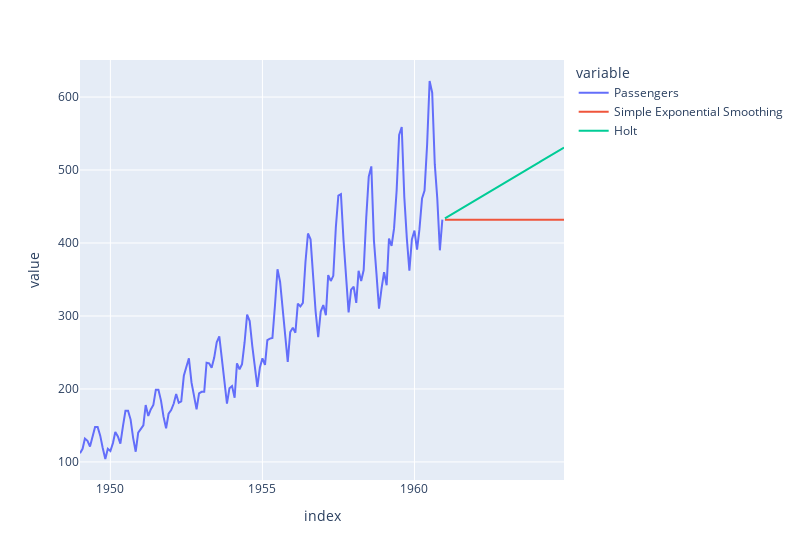

The notebook cell saved with this chart:
### Markdown cell above
### Holt's Exponential Smoothing

### Code cell
def holt_forecast(data, horizon): 
    model = ExponentialSmoothing(data, trend='add')
    model_fit = model.fit()
    forecast = model_fit.forecast(steps=horizon)
    return forecast

df_forecast_exponential['Holt'] = holt_forecast(data, horizon)

pd.concat([df_passengers, df_forecast_exponential]).plot(width=800)

### Figure 1 — Plotly figure (JSON) as saved in the notebook; plotly's stock layout.template omitted (floating-point values rounded to 4 significant figures; data arrays with more than 128 entries replaced by an {"elided": "..."} marker saying what was removed)
{"data": [{"hovertemplate": "variable=Passengers<br>index=%{x}<br>value=%{y}<extra></extra>", "legendgroup": "Passengers", "line": {"color": "#636efa", "dash": "solid"}, "marker": {"symbol": "circle"}, "mode": "lines", "name": "Passengers", "orientation": "v", "showlegend": true, "type": "scatter", "x": {"elided": "192 str values"}, "xaxis": "x", "y": {"elided": "192 int values"}, "yaxis": "y"}, {"hovertemplate": "variable=Simple Exponential Smoothing<br>index=%{x}<br>value=%{y}<extra></extra>", "legendgroup": "Simple Exponential Smoothing", "line": {"color": "#EF553B", "dash": "solid"}, "marker": {"symbol": "circle"}, "mode": "lines", "name": "Simple Exponential Smoothing", "orientation": "v", "showlegend": true, "type": "scatter", "x": {"elided": "192 str values"}, "xaxis": "x", "y": {"elided": "192 float values"}, "yaxis": "y"}, {"hovertemplate": "variable=Holt<br>index=%{x}<br>value=%{y}<extra></extra>", "legendgroup": "Holt", "line": {"color": "#00cc96", "dash": "solid"}, "marker": {"symbol": "circle"}, "mode": "lines", "name": "Holt", "orientation": "v", "showlegend": true, "type": "scatter", "x": {"elided": "192 str values"}, "xaxis": "x", "y": {"elided": "192 float values"}, "yaxis": "y"}], "layout": {"legend": {"title": {"text": "variable"}, "tracegroupgap": 0}, "margin": {"t": 60}, "width": 800, "xaxis": {"anchor": "y", "domain": [0, 1], "title": {"text": "index"}}, "yaxis": {"anchor": "x", "domain": [0, 1], "title": {"text": "value"}}}}
